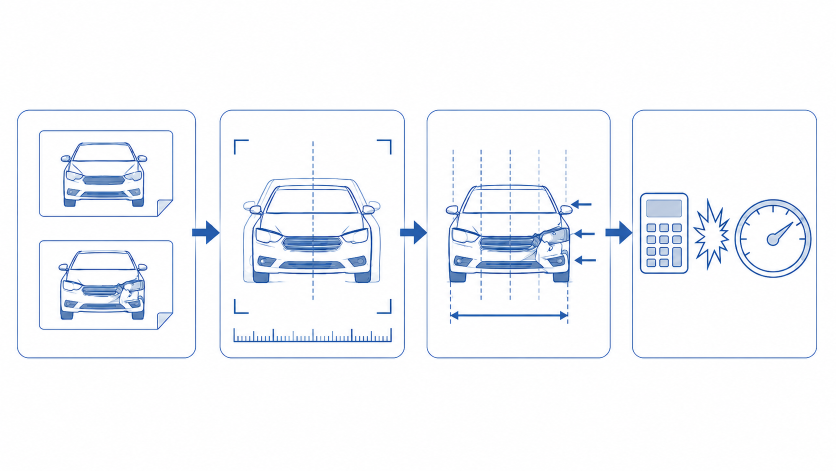
#> input picture app/assets/welcome.png, 1672 x 941 px (shown at 1/2 size); its folder holds only this picture in this run
$ python -i rigid_region_alignment.py   (imports and definitions only)   (older library calls are emulated)
#> lines starting #> are read from the running program, lines starting #| are printed output that depends on the picture
from __future__ import annotations

from dataclasses import dataclass, replace
from functools import lru_cache
from itertools import combinations
import math
from pathlib import Path
from collections.abc import Sequence
from typing import Literal, Mapping

import cv2
import numpy as np

from app.core.auto_alignment import _apply_visual_transform


REGION_DEFAULT_LENGTH_FRACTION = 0.55
REGION_DEFAULT_HEIGHT_FRACTION = 0.09
REGION_MIN_GESTURE_DIAGONAL_FRACTION = 0.025
REGION_MAX_LENGTH_FRACTION = 0.85
REGION_GESTURE_LENGTH_FACTOR = 1.20
DEFORMED_REGION_MIN_HEIGHT_FRACTION = 0.09
DEFORMED_REGION_VERTICAL_MARGIN_FRACTION = 0.04

REGION_LONGITUDINAL_SIGMA_FRACTION = 0.80
REGION_TRANSVERSE_SIGMA_FRACTION = 0.28
REGION_MIN_MATCH_WEIGHT = 0.25

POINT_ANCHOR_COUNT = 3
POINT_ROI_WIDTH_FRACTION = 0.12
POINT_ROI_HEIGHT_FRACTION = 0.10
POINT_ROI_SIGMA_X_FRACTION = 0.40
POINT_ROI_SIGMA_Y_FRACTION = 0.40
POINT_ROI_EXPANSION_FACTOR = 1.50
MIN_MATCH_CONTRIBUTING_ANCHORS = 3
MIN_INLIER_CONTRIBUTING_ANCHORS = 2
MIN_MATCHES_PER_CONTRIBUTING_ANCHOR = 1
MIN_INLIERS_PER_CONTRIBUTING_ANCHOR = 1

SIFT_MAX_FEATURES = 5000
RATIO_TEST_THRESHOLD = 0.82
SECOND_REGION_RATIO_TEST_THRESHOLD = 0.95
NORMALIZED_RATIO_TEST_THRESHOLD = 0.92
MIN_REGION_KEYPOINTS = 8
MIN_ACCEPTED_MATCHES = 8
MIN_MODEL_MATCHES = 6
MIN_MODEL_INLIERS = 6
MIN_INLIER_SPATIAL_SEGMENTS = 3
MIN_INLIER_SPATIAL_SEGMENTS_WITH_SECOND_REGION = 2
REGION_SPATIAL_SEGMENTS = 5
MAX_CANDIDATES = 3
MAX_SPATIAL_GROUPS = 24
SPATIAL_GROUP_HALF_WIDTH_FRACTION = 0.34
SPATIAL_GROUP_HALF_HEIGHT_FRACTION = 0.20
NON_MUTUAL_MATCH_WEIGHT = 0.75
RANSAC_REPROJECTION_THRESHOLD_PX = 4.0
SECOND_REGION_RANSAC_REPROJECTION_THRESHOLD_PX = 6.0
RANSAC_MAX_ITERATIONS = 5000
RANSAC_CONFIDENCE = 0.995
RANSAC_RANDOM_SEED = 20261120

STRUCTURAL_BLUR_SIGMA = 1.2
STRUCTURAL_SOBEL_KERNEL_SIZE = 3
STRUCTURAL_DISPLACEMENT_RADIUS_DIAGONAL = 0.035
STRUCTURAL_MAX_MOTION_GROUPS = 32
STRUCTURAL_MIN_MATCH_CONTRIBUTING_ANCHORS = 2

NORMALIZED_REFERENCE_SCALES = (1.5, 2.0)
NORMALIZED_DEFORMED_SCALES = (0.90, 1.0, 1.10)
NORMALIZED_TEMPLATE_SCALES = (0.85, 0.925, 1.0, 1.075, 1.15)
NORMALIZED_TEMPLATE_TOP_MATCHES = 6
NORMALIZED_TEMPLATE_MIN_SCORE = 0.20
NORMALIZED_TEMPLATE_MAX_RESIDUAL_DIAGONAL = 0.02

# Anchor suggestions are advisory only.  These constants do not participate in
# the final similarity estimation or its acceptance gates.
SUGGESTION_SIFT_MAX_FEATURES = 3000
SUGGESTION_REFERENCE_SCALES = (1.0, 1.5)
SUGGESTION_DEFORMED_SCALES = (0.90, 1.0, 1.10)
SUGGESTION_RATIO_TEST_THRESHOLD = 0.90
SUGGESTION_GEOMETRIC_RATIO_TEST_THRESHOLD = 0.92
SUGGESTION_GRID_X = (0.30, 0.40, 0.50, 0.60)
SUGGESTION_GRID_Y = (0.36, 0.46, 0.56, 0.66, 0.76)
SUGGESTION_MIN_MATCHES_PER_SCALE_PAIR = 2
SUGGESTION_MIN_SEPARATION_NORMALIZED = 0.20
SUGGESTION_MAX_ROTATION_DEG = 12.0
SUGGESTION_MIN_SCALE = 0.75
SUGGESTION_MAX_SCALE = 1.25
SUGGESTION_MODEL_TRANSLATION_TOLERANCE_DIAGONAL = 0.035
SUGGESTION_MODEL_ROTATION_TOLERANCE_DEG = 2.5
SUGGESTION_MODEL_SCALE_TOLERANCE = 0.04

MIN_PLAUSIBLE_SCALE = 0.90
MAX_PLAUSIBLE_SCALE = 1.10
MAX_PLAUSIBLE_ROTATION_DEG = 5.0
MAX_PLAUSIBLE_TRANSLATION_DIAGONAL = 0.40
MAX_ACCEPTABLE_RMSE_PX = 2.0
MIN_ACCEPTABLE_INLIER_RATIO = 0.25
MIN_ACCEPTABLE_INLIER_RATIO_WITH_SECOND_REGION = 0.10
AMBIGUOUS_SCORE_RATIO = 0.90
AMBIGUOUS_MIN_INLIER_FRACTION = 0.70
AMBIGUOUS_TRANSLATION_PX = 5.0
AMBIGUOUS_ROTATION_DEG = 0.50
AMBIGUOUS_SCALE_DELTA = 0.01

RigidAlignmentStatus = Literal["success", "needs_second_region", "failure"]


@dataclass(frozen=True)
class RigidRegion:
    center_x: float
    center_y: float
    length: float
    height: float
    angle_deg: float = 0.0
    directional: bool = False
    point_anchor: bool = False
    roi_scale: float = 1.0

    # [8 lines left out: function normalized, not called in this run]


@dataclass(frozen=True)
class RigidAlignmentDiagnostics:
    reference_keypoints: int
    deformed_keypoints: int
    region_keypoints: int
    accepted_matches: int
    anchor_keypoints: tuple[int, ...] = ()
    anchor_matches: tuple[int, ...] = ()
    roi_scale: float = 1.0
    expansion_attempted: bool = False
    structural_fallback: bool = False
    normalized_multiscale: bool = False
    detection_scales: tuple[float, float] = (1.0, 1.0)


@dataclass(frozen=True)
class RigidAlignmentCandidate:
    dx: float
    dy: float
    rotation_deg: float
    scale: float
    inliers: int
    inlier_ratio: float
    rmse_px: float
    weighted_rmse_px: float
    mean_region_weight: float
    score: float
    spatial_segments: int = REGION_SPATIAL_SEGMENTS
    anchor_matches: tuple[int, ...] = ()
    anchor_inliers: tuple[int, ...] = ()


@dataclass(frozen=True)
class RigidAlignmentResult:
    status: RigidAlignmentStatus
    reason: str
    diagnostics: RigidAlignmentDiagnostics
    candidates: tuple[RigidAlignmentCandidate, ...]

    @property
    def best(self) -> RigidAlignmentCandidate | None:
        return self.candidates[0] if self.candidates else None


@dataclass(frozen=True)
class RigidAnchorSuggestion:
    region: RigidRegion
    score: float
    keypoints: int
    probable_matches: int
    stable_scale_pairs: int
    gradient_score: float
    distinctiveness: float


@dataclass(frozen=True)
class RigidAnchorSuggestionResult:
    suggestions: tuple[RigidAnchorSuggestion, ...]
    reference_keypoints: int
    deformed_keypoints: int


# [152 lines left out: functions make_rigid_region, make_adaptive_deformed_region, make_point_anchor_region, expand_point_anchor_regions, corrected_reference_rotation, region_weights and 2 more, not called in this run]


def _suggestion_contrast_image(image: np.ndarray) -> np.ndarray:
    return cv2.createCLAHE(clipLimit=2.0, tileGridSize=(8, 8)).apply(image)


def _suggestion_normalized_image(image: np.ndarray) -> np.ndarray:
    clahe = _suggestion_contrast_image(image)
    blurred = cv2.GaussianBlur(clahe, (0, 0), 1.0)
    grad_x = cv2.Sobel(blurred, cv2.CV_32F, 1, 0, ksize=3)
    grad_y = cv2.Sobel(blurred, cv2.CV_32F, 0, 1, ksize=3)
    magnitude = cv2.magnitude(grad_x, grad_y)
    gradient = cv2.normalize(
        magnitude,
        None,
        0,
        255,
        cv2.NORM_MINMAX,
        dtype=cv2.CV_8U,
    )
    return cv2.addWeighted(clahe, 0.35, gradient, 0.65, 0.0)


# [1455 lines left out: functions _suggestion_sift_features, _normalized_metric, _suggestion_mutual_matches, _suggestion_geometric_matches, suggest_rigid_region_anchors, _suggest_rigid_region_anchors_cached and 14 more, not called in this run]

>>> import cv2
>>> picture = cv2.imread('../assets/welcome.png', cv2.IMREAD_GRAYSCALE)
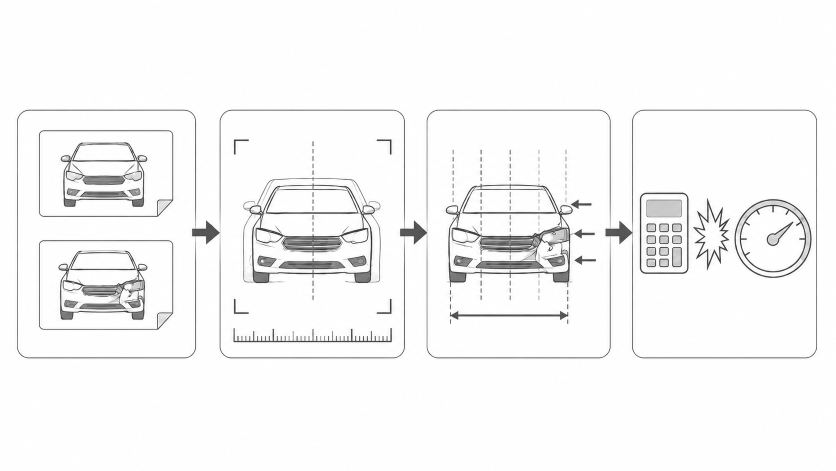
#> picture: shape (941, 1672) (shown at 1/2 size); min 18, max 255, mean 246.3
>>> result = _suggestion_normalized_image(picture)
#> in _suggestion_normalized_image, `grad_x = cv2.Sobel(blurred, cv2.CV_32F, 1, 0, ksize=3)`:
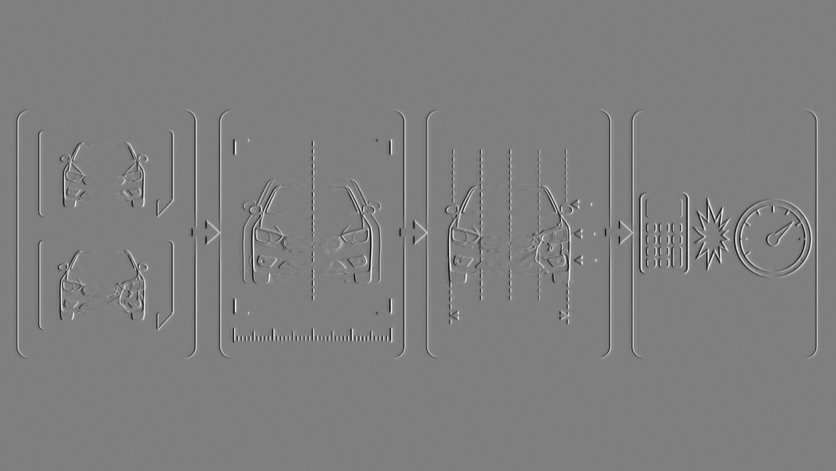
#> grad_x: shape (941, 1672) float32 (shown at 1/2 size); min -517, max 516, mean 0; drawn with min black and max white
#> in _suggestion_normalized_image, `grad_y = cv2.Sobel(blurred, cv2.CV_32F, 0, 1, ksize=3)`:
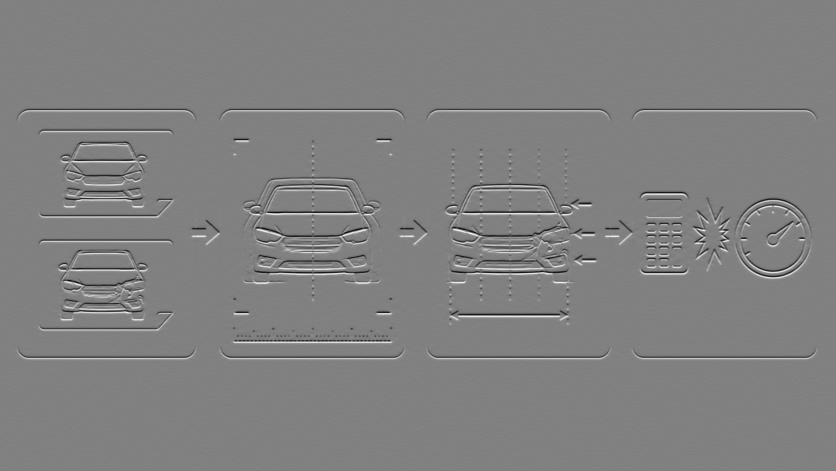
#> grad_y: shape (941, 1672) float32 (shown at 1/2 size); min -518, max 506, mean 0; drawn with min black and max white
#> in _suggestion_normalized_image, `magnitude = cv2.magnitude(grad_x, grad_y)`:
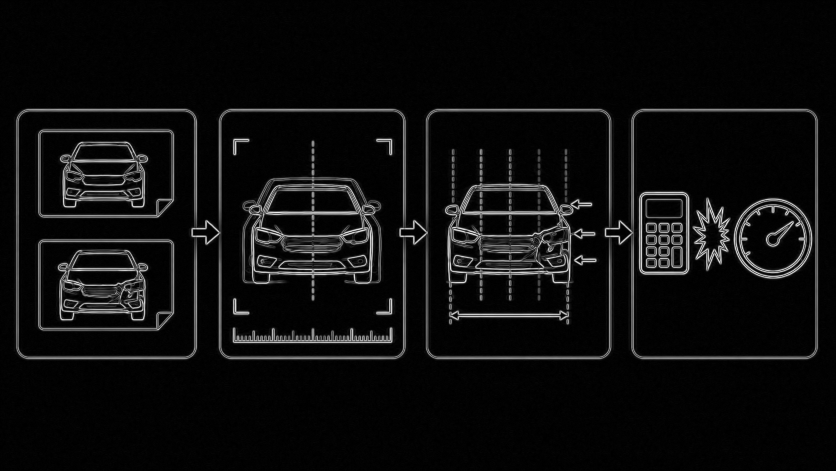
#> magnitude: shape (941, 1672) float32 (shown at 1/2 size); min 0, max 521, mean 28.5; drawn with min black and max white
#> in _suggestion_normalized_image, `return cv2.addWeighted(clahe, 0.35, gradient, 0.65, 0.0)`:
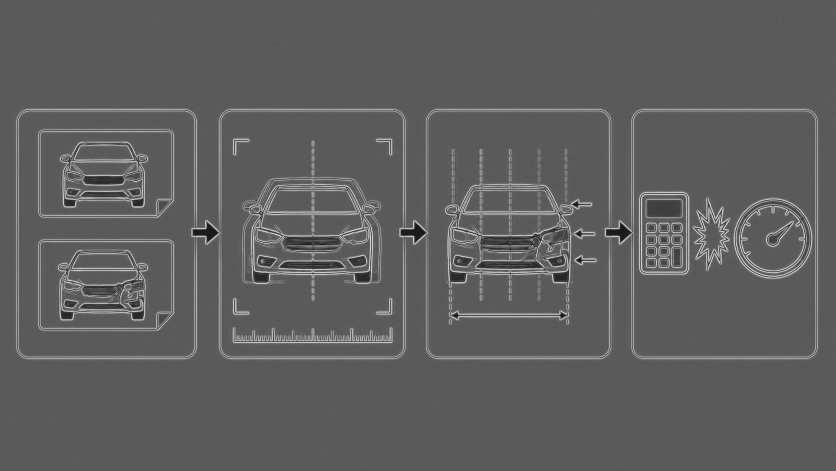
#> returned value: shape (941, 1672) (shown at 1/2 size); min 7, max 235, mean 94.3
